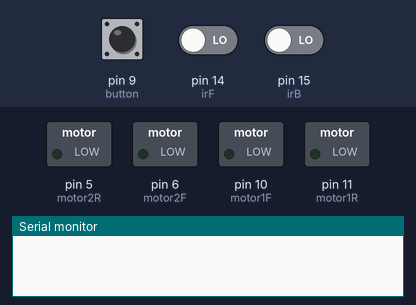
Bench run of a program on a simulated Arduino Uno, built with avr-gcc and run on an emulated ATmega328P. Shown: switched loads named in the program (green lamp = pin HIGH), the last lines printed to the serial monitor. Inputs (shaded band) come from the test bench; at power-on: pin 9 (button) LOW, pin 14 (irF) LOW, pin 15 (irB) LOW.

Above: at 1.2 s.
1.3 s: pin 9 (button) pulled HIGH for 0.15 s
At 1.7 s:
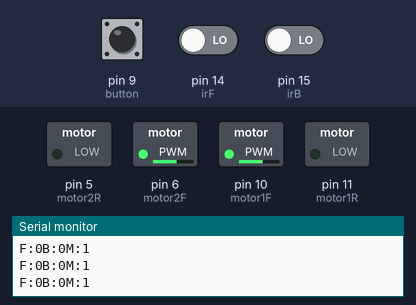
2.9 s: pin 14 (irF) driven HIGH
At 4.1 s:
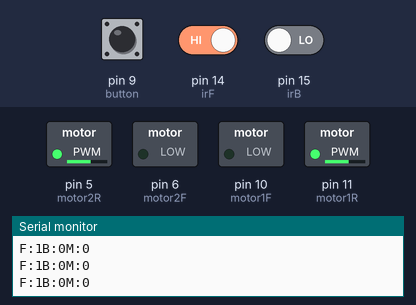
4.4 s: pin 15 (irB) driven HIGH
At 5.3 s:
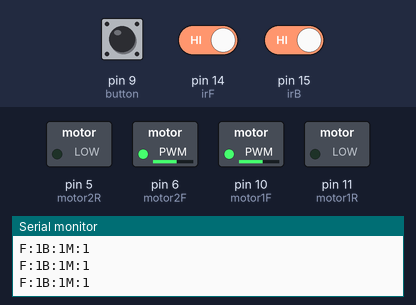
5.9 s: pin 15 (irB) driven LOW
At 6.3 s:
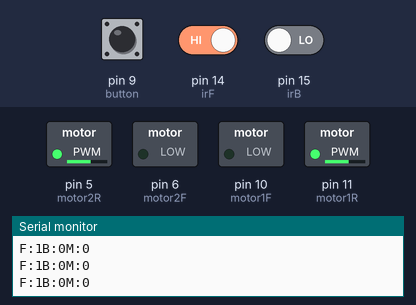
Timing chart, 0 to 8.4 s (numbered marks = the images above; inputs shaded):
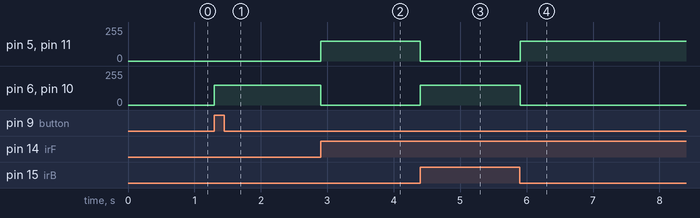

The program:

main.cpp
```cpp
#include <Arduino.h>

int motor1F, motor1R, button, motor2F, motor2R, irF, irB, irFs, irBs, speed;
boolean move, start;
void playGame();
void readSensors();
void setup()
{
  Serial.begin(9600);
  speed = 150;
  motor1F = 10;
  motor1R = 11;
  motor2F = 6;
  motor2R = 5;
  button = 9;
  irFs = 0;
  irBs = 0;
  irF = 14;
  irB = 15;
  move = true;
  start = false;
  pinMode(button, INPUT);
  pinMode(motor1F, OUTPUT);
  pinMode(motor1R, OUTPUT);
  pinMode(motor2F, OUTPUT);
  pinMode(motor2R, OUTPUT);
  pinMode(irF, INPUT);
  pinMode(irB, INPUT);
}

void loop()
{
  playGame();
}

void motorForward()
{
  analogWrite(motor1F, speed);
  analogWrite(motor1R, 0);
  analogWrite(motor2F, speed);
  analogWrite(motor2R, 0);
}

void motorReverse()
{
  analogWrite(motor1F, 0);
  analogWrite(motor1R, speed);
  analogWrite(motor2F, 0);
  analogWrite(motor2R, speed);
}

void motorTurn()
{
  analogWrite(motor1F, speed);
  analogWrite(motor1R, 0);
  analogWrite(motor2F, 0);
  analogWrite(motor2R, speed);
}
void motorStop()
{
  analogWrite(motor1F, 0);
  analogWrite(motor1R, 0);
  analogWrite(motor2F, 0);
  analogWrite(motor2R, 0);
}
void playGame()
{
  if(digitalRead(button) == 1)
  {
    start = true;
  }
  if(start)
  {
    readSensors();
    //update move variable based off sensors
    if(move && irFs == 1)
    {
      move = false;
    }
    if(!move && irBs == 1)
    {
      move = true;
    }
    //move the motor
    if(move)
    {
      motorForward();
    }
    else
    {
      motorReverse();
    }
  }
  delay(10);
}
void readSensors()
{
  irFs = digitalRead(irF);
  irBs = digitalRead(irB);
    Serial.print("F:");
    Serial.print(irFs);
    Serial.print("B:");
    Serial.print(irBs);
    Serial.print("M:");
    Serial.println(move);
}
```

Measured:
- after the input at 1.3 s, pin 6 (motor2F), pin 10 (motor1F): 0/255 → 150/255 at once
- after the input at 2.9 s, pin 5 (motor2R), pin 11 (motor1R): 0/255 → 150/255 at once; pin 6 (motor2F), pin 10 (motor1F): 150/255 → 0/255 at once
- after the input at 4.4 s, pin 5 (motor2R), pin 11 (motor1R): 150/255 → 0/255 at once; pin 6 (motor2F), pin 10 (motor1F): 0/255 → 150/255 at once
- after the input at 5.9 s, pin 5 (motor2R), pin 11 (motor1R): 0/255 → 150/255 at once; pin 6 (motor2F), pin 10 (motor1F): 150/255 → 0/255 at once
